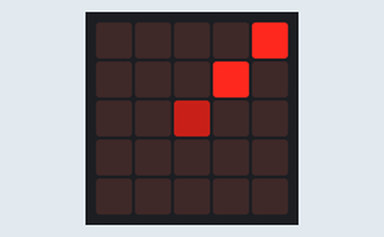
Simulated run of this program. Board: BBC micro:bit (MakeCode). Parts: the board's 5×5 LED display.

Above: at 0.06 s.
At 0.42 s:
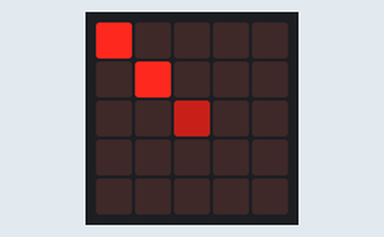
At 0.78 s:
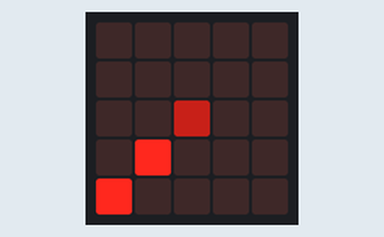

The program:

main.ts
```typescript
let stred = [2, 2]
led.plotBrightness(2, 2, 100)
let souradnice = [[0, 0], [1, 1]]
for (let i of souradnice) {
    led.plot(i[0], i[1])
}
forever(function on_forever() {
    let x: number;
    let y: number;
    basic.clearScreen()
    for (let bod of souradnice) {
        x = 0 * (bod[0] - stred[0]) - 1 * (bod[1] - stred[1]) + stred[0]
        y = 1 * (bod[0] - stred[0]) + 0 * (bod[1] - stred[1]) + stred[1]
        bod[0] = x
        bod[1] = y
    }
    for (let h of souradnice) {
        led.plot(h[0], h[1])
    }
    led.plotBrightness(2, 2, 100)
    pause(100)
})
```

test.ts
```typescript
// Tady jsou testy. Při použití tohoto balíčku jako rozšíření nebude zkompilováno.
```

Measured:
- by itself, everything shown: repeats every 0.48 s, in 4 steps
